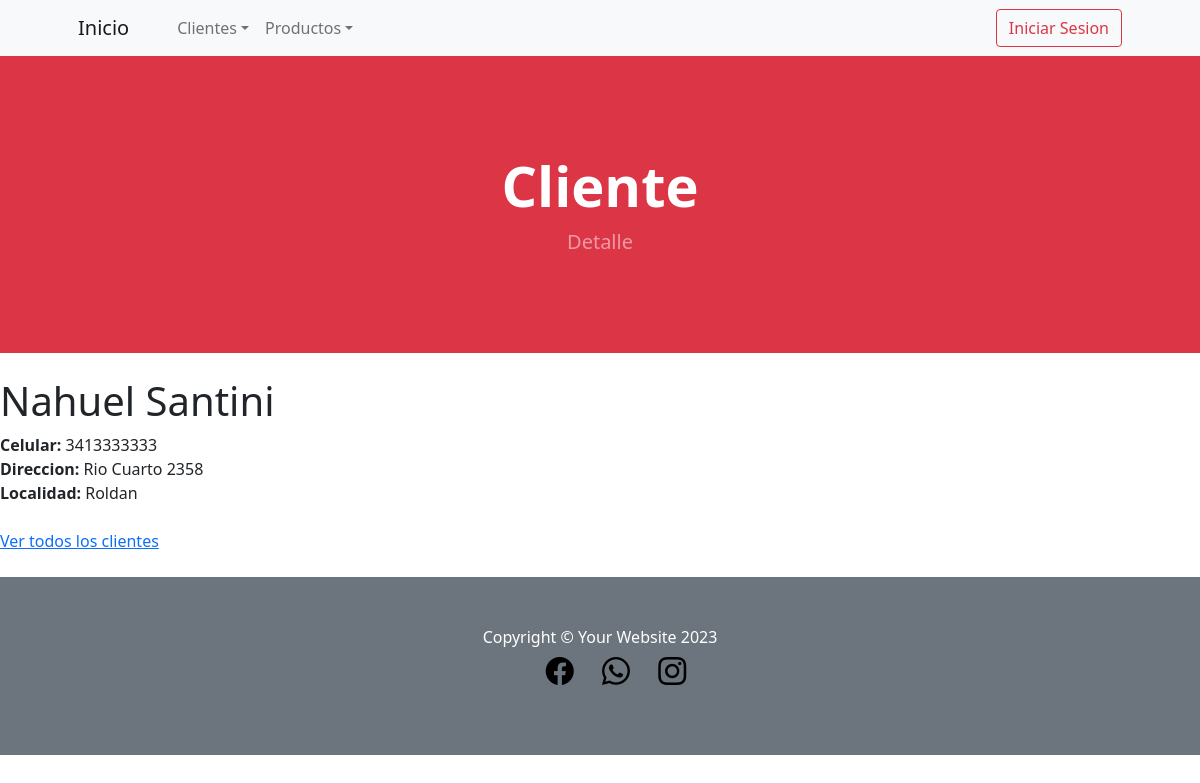
Page /SanApp/detalle_cliente/9/ on the committed database.
### SanApp/models.py (models this page shows, shortened)
class Cliente(models.Model):
    nombre = models.CharField(max_length=50)
    apellido = models.CharField(max_length=50)
    celular = models.IntegerField()
    direccion = models.CharField(max_length=50)
    localidad = models.CharField(max_length=50)

### SanApp/views.py (the view)
# urls.py: path('detalle_cliente/<int:id>/', detalle_cliente, name="detalle_cliente"),
def detalle_cliente(request,id):
    cliente = Cliente.objects.get(id=id)
    contexto = {"cliente":cliente}
    return render(request, "SanApp/detalle_cliente.html", contexto)

### SanApp/templates/SanApp/detalle_cliente.html
{% extends 'SanApp/base.html' %}
{% load static %}
{% block contenidoQueCambia %}
<header class="bg-danger py-5">
    <div class="container px-4 px-lg-5 my-5">
        <div class="text-center text-white">
            <h1 class="display-4 fw-bolder">Cliente</h1>
            <p class="lead fw-normal text-white-50 mb-0">Detalle</p>
        </div>
    </div>
</header><br>
    <body>
        <h1>{{cliente.nombre}}
            {{cliente.apellido}}
        </h1>
        <b>Celular: </b>{{cliente.celular}}<br>
        <b>Direccion: </b>{{cliente.direccion}}<br>
        <b>Localidad: </b>{{cliente.localidad}}<br><br>
        <a href="{% url 'Leer_cliente' %}"> Ver todos los clientes</a>
    </body>
<br><br>
</html>
{% endblock %}

### rows in the picture
Cliente: nombre "Nahuel", apellido "Santini", celular "3413333333", direccion "Rio Cuarto 2358", localidad "Roldan"
